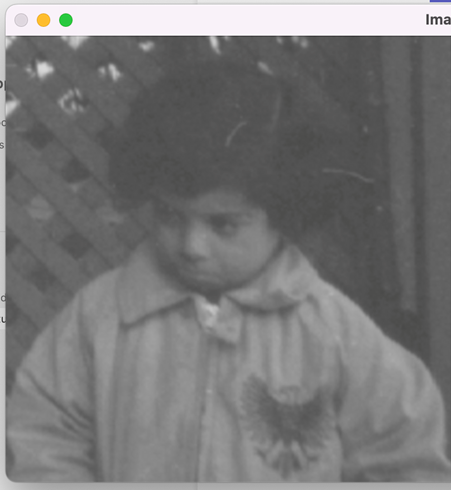
#> input picture Lab_4/Task1n2n5.png, 451 x 490 px, found by its file name
$ python Q1.py
#> lines starting #> are read from the running program, lines starting #| are printed output that depends on the picture
from PIL import Image, ImageEnhance

#read the image
img = Image.open("D:\APU Stuff\Bachelor of Computer Science (Intelligent Systems) [APD2F2202CS(IS)]\Semester 2\Imaging & Special Effects [CT029-3-2-ISE]\Mine\Labs\Lab_4\Task1n2n5.png")
#> img is the input picture: PIL image 451x490 RGBA; mean R, G, B, A 120.1, 119.7, 119.9, 255

#enhance the brightness
enImg = ImageEnhance.Contrast(img)

factor = 1 #original image
im_output = enImg.enhance(factor)
im_output.show()

factor = 0.5 #reduce the brightness
im_output = enImg.enhance(factor)
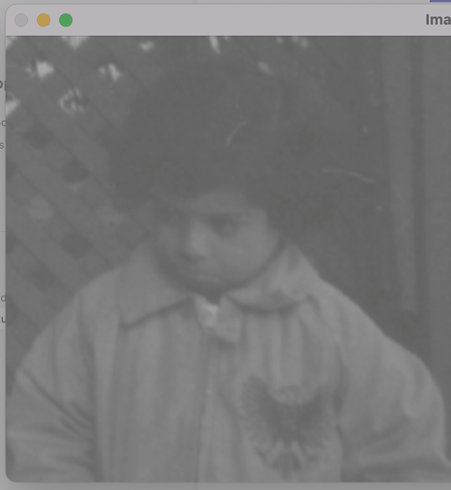
#> im_output: PIL image 451x490 RGBA; mean R, G, B, A 119.8, 119.6, 119.7, 255
im_output.show()

factor = 1.5 #increase brightness
im_output = enImg.enhance(factor)
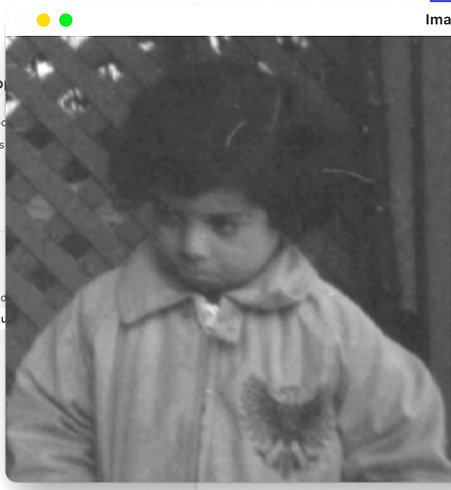
#> im_output: PIL image 451x490 RGBA; mean R, G, B, A 116.2, 116.3, 116.1, 255
im_output.show()
